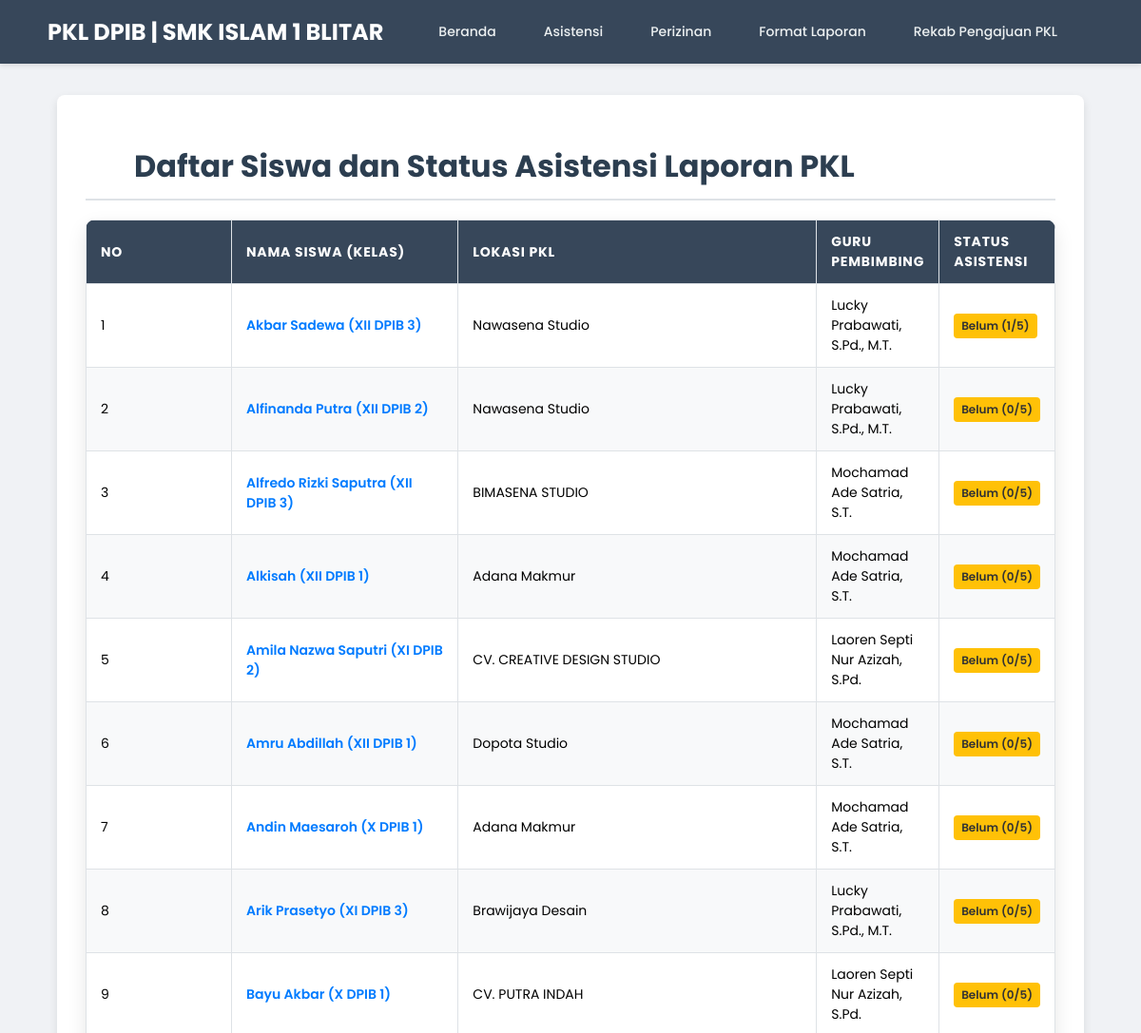
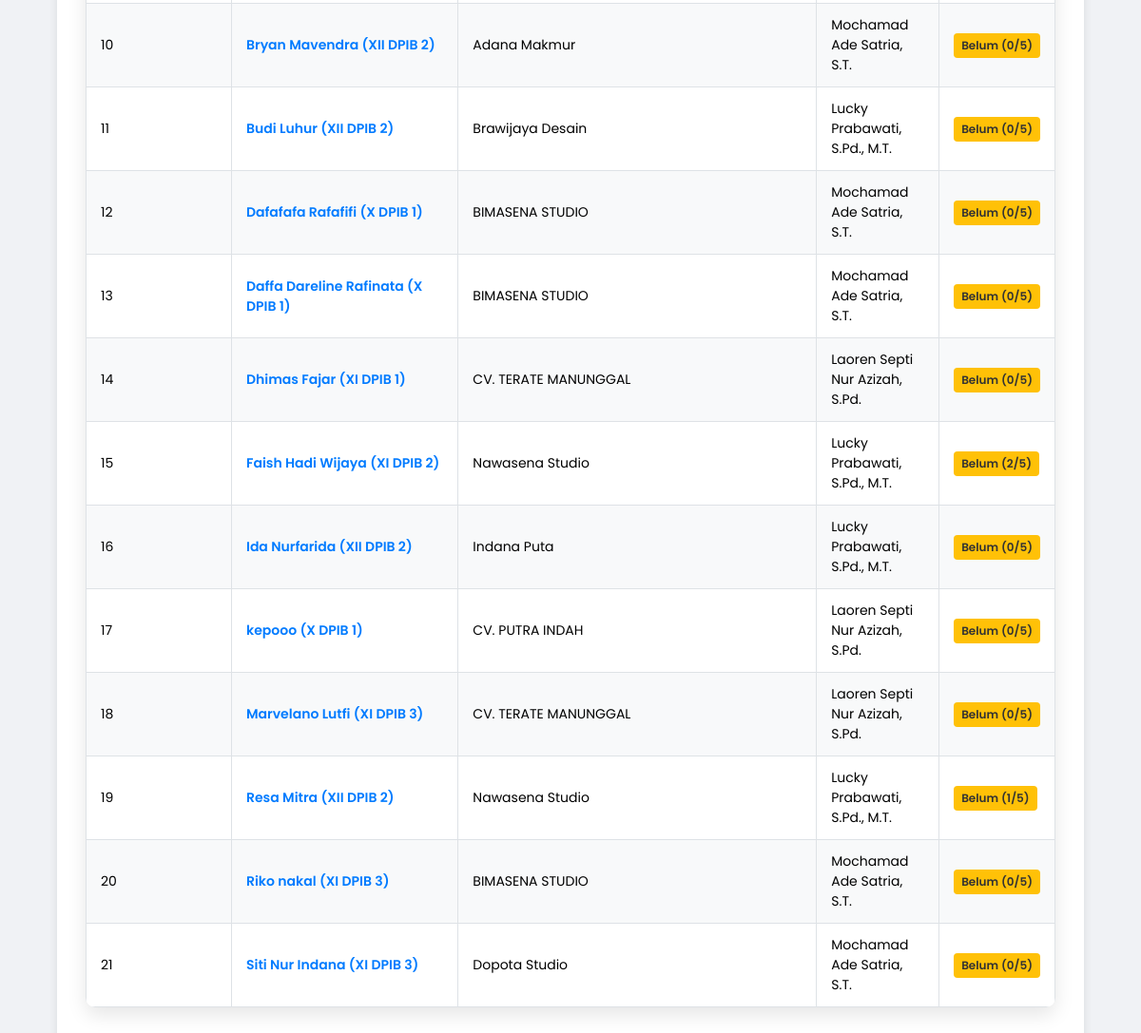
The app's page /asistensi-list.php with its own data (2 pictures, top to bottom).
### tables this page shows
CREATE TABLE `peserta_didik` (
  `id` int(11) NOT NULL,
  `nisn` varchar(20) NOT NULL,
  `nama` varchar(100) NOT NULL,
  `email` varchar(100) DEFAULT NULL,
  `kelas` varchar(10) NOT NULL,
  `alamat_siswa` text DEFAULT NULL,
  `lokasi_id` int(11) DEFAULT NULL,
  `periode_id` int(11) DEFAULT NULL,
  `tgl_daftar` timestamp NOT NULL DEFAULT current_timestamp()
);

CREATE TABLE `lokasi_pkl` (
  `lokasi_id` int(11) NOT NULL,
  `alamat` varchar(255) DEFAULT NULL,
  `guru_id` int(11) DEFAULT NULL,
  `nama_lokasi` varchar(100) NOT NULL,
  `jam_kerja` varchar(100) DEFAULT NULL,
  `kuota_max` int(11) NOT NULL DEFAULT 5
);

CREATE TABLE `guru` (
  `guru_id` int(11) NOT NULL,
  `nama_guru` varchar(100) NOT NULL,
  `user_id` int(11) DEFAULT NULL,
  `email` varchar(100) DEFAULT NULL
);

### asistensi-list.php (the view, shortened to what this page needs)
<?php
include 'config/db-koneksi.php';
$max_asistensi = 5;
$query_peserta = "
    SELECT
        p.id, p.nama AS nama_siswa, p.kelas,
        l.nama_lokasi,
        g.nama_guru,
        -- Subquery untuk menghitung jumlah asistensi
        (
            SELECT COUNT(asistensi_id)
            FROM asistensi_pkl
            WHERE siswa_id = p.id
        ) AS asistensi_count
    FROM peserta_didik p
    LEFT JOIN lokasi_pkl l ON p.lokasi_id = l.lokasi_id
    LEFT JOIN guru g ON l.guru_id = g.guru_id
    ORDER BY p.nama ASC
";
$peserta_data = $koneksi->query($query_peserta);
?>
<!DOCTYPE html>
<html lang="id">
<head>
    <link rel="stylesheet" href="css/style.css">
    <link rel="stylesheet" href="https://cdnjs.cloudflare.com/ajax/libs/font-awesome/6.5.2/css/all.min.css">
</head>
<body>
    <header class="navbar">
        <div class="nav-brand">
            <a href="index.php">PKL DPIB | SMK ISLAM 1 BLITAR</a>
        </div>
        <nav class="main-nav">
            <a href="index.php">Beranda</a>
            <a href="asistensi-list.php">Asistensi</a>
            <a href="izin.php">Perizinan</a>
            <a href="#">Format Laporan</a>
            <a href="#">Rekab Pengajuan PKL</a>
            </nav>
    </header>
    <div class="page-content">
        <h1>Daftar Siswa dan Status Asistensi Laporan PKL</h1>
        <?php if ($peserta_data && $peserta_data->num_rows > 0): ?>
            <table class="data-table" style="width: 100%;">
                <thead>
                    <tr>
                        <th style="width: 5%;">NO</th>
                        <th style="width: 30%;">Nama Siswa (Kelas)</th>
                        <th style="width: 25%;">Lokasi PKL</th>
                        <th style="width: 25%;">Guru Pembimbing</th>
                        <th style="width: 15%;">Status Asistensi</th>
                    </tr>
                </thead>
                <tbody>
                    <?php
                    $row_num = 1;
                    while ($row = $peserta_data->fetch_assoc()):
                        $guru_nama = $row['nama_guru'] ?? 'Belum Ditentukan';
                        $asistensi_count = (int)$row['asistensi_count'];
                        $is_complete = $asistensi_count >= $max_asistensi;
                        $status_text = $is_complete ? 'Lengkap' : 'Belum';
                        $status_class = $is_complete ? 'Lengkap' : 'Belum';
                    ?>
                    <tr>
                        <td><?php echo $row_num++; ?></td>
                        <td>
                            <a href="asistensi-riwayat.php?siswa_id=<?php echo $row['id']; ?>" class="link-siswa">
                                <?php echo htmlspecialchars($row['nama_siswa']); ?> (<?php echo htmlspecialchars($row['kelas']); ?>)
                            </a>
                        </td>
                        <td><?php echo htmlspecialchars($row['nama_lokasi'] ?? 'N/A'); ?></td>
                        <td><?php echo htmlspecialchars($guru_nama); ?></td>
                        <td>
                            <span class="status-badge <?php echo $status_class; ?>">
                                <?php echo $status_text; ?> (<?php echo $asistensi_count; ?>/<?php echo $max_asistensi; ?>)
                            </span>
                        </td>
                    </tr>
                    <?php endwhile; ?>
                </tbody>
            </table>
        <?php else: ?>
            <p style="text-align: center; color: #6c757d;">Belum ada peserta didik terdaftar atau data tidak ditemukan.</p>
        <?php endif; ?>
    </div>
    </body>
</html>

### css/style.css (style rules this page uses)
html { scroll-behavior: smooth; }
body { font-family: 'Poppins', sans-serif; background-color: #f0f2f5; padding: 0; margin: 0; }
h1 { color: #2c3e50; font-weight: 700; font-size: 28px; border-bottom: 2px solid #e0e0e0; padding-bottom: 15px; margin-bottom: 25px; padding-left: 5%; padding-right: 5%; }
table { width: 100%; margin: 20px 0; border-radius: 10px; overflow: hidden; box-shadow: none; }
table th, table td { border: none; padding: 14px 18px; text-align: left; font-size: 14px; vertical-align: middle; white-space: normal; }
table th:nth-child(1), table td:nth-child(1) { width: 20%; }
table th:nth-child(2), table td:nth-child(2) { width: 25%; }
table th:nth-child(3), table td:nth-child(3) { width: 50%; }
table th:nth-child(4), table td:nth-child(4) { width: 10%; }
table th { background-color: #2c3e50; color: #ffffff; font-weight: 700; text-transform: uppercase; letter-spacing: 0.8px; }
table tr:nth-child(even) { background-color: #f8f9fa; }
.navbar { background-color: #34495e; color: white; padding: 15px 5%; display: flex; justify-content: space-between; align-items: center; box-shadow: 0 2px 10px rgba(0, 0, 0, 0.2); position: sticky; top: 0; z-index: 1000; }
.nav-brand a { color: white; font-size: 20px; font-weight: 700; text-decoration: none; }
.navbar nav a { color: #ecf0f1; text-decoration: none; margin-left: 25px; font-size: 14px; font-weight: 500; transition: color 0.2s; }
table { width: 90%; margin: 20px auto; border-radius: 10px; overflow: hidden; box-shadow: 0 8px 20px rgba(0, 0, 0, 0.1); }
.navbar { display: flex; justify-content: space-between; align-items: center; padding: 10px 5%; background-color: #37475A; box-shadow: 0 2px 4px rgba(0, 0, 0, 0.1); position: sticky; top: 0; z-index: 1000; }
.main-nav { display: flex; align-items: center; flex-grow: 1; justify-content: center; }
.main-nav a { color: white; text-decoration: none; padding: 8px 10px; margin: 0 20px; transition: background-color 0.3s; font-weight: 500; }
.main-nav a { color: white; text-decoration: none; padding: 8px 10px; margin: 0 10px; transition: background-color 0.3s; font-weight: 500; }
.main-nav a { color: white; text-decoration: none; padding: 8px 10px; margin: 0 5px; transition: background-color 0.3s; font-weight: 500; }

### asistensi-list.php (style rules this page uses)
body { background-color: #f0f2f5; font-family: 'Poppins', sans-serif; }
.page-content { width: 85%; margin: 100px auto 50px auto; padding: 30px; background: white; border-radius: 8px; box-shadow: 0 4px 10px rgba(0,0,0,0.1); }
.page-content h1 { border-bottom: 2px solid #dee2e6; padding-bottom: 10px; margin-bottom: 20px; font-size: 2em; }
.data-table { border-collapse: collapse; width: 100%; }
.data-table th, .data-table td { padding: 12px 15px; vertical-align: middle; border: 1px solid #dee2e6; }
.data-table th { background-color: #37475A; color: white; text-align: left; }
.status-badge { padding: 4px 8px; border-radius: 4px; font-size: 12px; font-weight: 600; color: white; display: inline-block; white-space: nowrap; }
.status-badge.Belum { background-color: #ffc107; color: #333; }
.link-siswa { color: #007bff; font-weight: 600; text-decoration: none; }
.navbar { background-color: #37475A; padding: 15px 50px; position: fixed; top: 0; left: 0; width: 100%; box-shadow: 0 2px 5px rgba(0,0,0,0.1); z-index: 1000; display: flex; justify-content: space-between; align-items: center; box-sizing: border-box; }
.nav-brand a { color: white; text-decoration: none; font-size: 1.5em; font-weight: 700; }
.main-nav { display: flex; align-items: center; }
.main-nav a { color: white; text-decoration: none; margin-left: 20px; padding: 8px 10px; transition: color 0.2s; font-weight: 600; }

### records on screen
peserta_didik: nama "Akbar Sadewa", kelas "XII DPIB 3", lokasi.nama_lokasi "Nawasena Studio", guru.nama_guru "Lucky Prabawati, S.Pd., M.T.", status_text "Belum", asistensi_count "1"
peserta_didik: nama "Alfinanda Putra", kelas "XII DPIB 2", lokasi.nama_lokasi "Nawasena Studio", guru.nama_guru "Lucky Prabawati, S.Pd., M.T.", status_text "Belum", asistensi_count "0"
peserta_didik: nama "Alfredo Rizki Saputra", kelas "XII DPIB 3", lokasi.nama_lokasi "BIMASENA STUDIO", guru.nama_guru "Mochamad Ade Satria, S.T.", status_text "Belum", asistensi_count "0"
peserta_didik: nama "Alkisah", kelas "XII DPIB 1", lokasi.nama_lokasi "Adana Makmur", guru.nama_guru "Mochamad Ade Satria, S.T.", status_text "Belum", asistensi_count "0"
peserta_didik: nama "Amila Nazwa Saputri", kelas "XI DPIB 2", lokasi.nama_lokasi "CV. CREATIVE DESIGN STUDIO", guru.nama_guru "Laoren Septi Nur Azizah, S.Pd.", status_text "Belum", asistensi_count "0"
peserta_didik: nama "Amru Abdillah", kelas "XII DPIB 1", lokasi.nama_lokasi "Dopota Studio", guru.nama_guru "Mochamad Ade Satria, S.T.", status_text "Belum", asistensi_count "0"
peserta_didik: nama "Andin Maesaroh", kelas "X DPIB 1", lokasi.nama_lokasi "Adana Makmur", guru.nama_guru "Mochamad Ade Satria, S.T.", status_text "Belum", asistensi_count "0"
peserta_didik: nama "Arik Prasetyo", kelas "XI DPIB 3", lokasi.nama_lokasi "Brawijaya Desain", guru.nama_guru "Lucky Prabawati, S.Pd., M.T.", status_text "Belum", asistensi_count "0"
peserta_didik: nama "Bayu Akbar", kelas "X DPIB 1", lokasi.nama_lokasi "CV. PUTRA INDAH", guru.nama_guru "Laoren Septi Nur Azizah, S.Pd.", status_text "Belum", asistensi_count "0"
peserta_didik: nama "Bryan Mavendra", kelas "XII DPIB 2", lokasi.nama_lokasi "Adana Makmur", guru.nama_guru "Mochamad Ade Satria, S.T.", status_text "Belum", asistensi_count "0"
peserta_didik: nama "Budi Luhur", kelas "XII DPIB 2", lokasi.nama_lokasi "Brawijaya Desain", guru.nama_guru "Lucky Prabawati, S.Pd., M.T.", status_text "Belum", asistensi_count "0"
peserta_didik: nama "Dafafafa Rafafifi", kelas "X DPIB 1", lokasi.nama_lokasi "BIMASENA STUDIO", guru.nama_guru "Mochamad Ade Satria, S.T.", status_text "Belum", asistensi_count "0"
peserta_didik: nama "Daffa Dareline Rafinata", kelas "X DPIB 1", lokasi.nama_lokasi "BIMASENA STUDIO", guru.nama_guru "Mochamad Ade Satria, S.T.", status_text "Belum", asistensi_count "0"
peserta_didik: nama "Dhimas Fajar", kelas "XI DPIB 1", lokasi.nama_lokasi "CV. TERATE MANUNGGAL", guru.nama_guru "Laoren Septi Nur Azizah, S.Pd.", status_text "Belum", asistensi_count "0"
peserta_didik: nama "Faish Hadi Wijaya", kelas "XI DPIB 2", lokasi.nama_lokasi "Nawasena Studio", guru.nama_guru "Lucky Prabawati, S.Pd., M.T.", status_text "Belum", asistensi_count "2"
peserta_didik: nama "Ida Nurfarida", kelas "XII DPIB 2", lokasi.nama_lokasi "Indana Puta", guru.nama_guru "Lucky Prabawati, S.Pd., M.T.", status_text "Belum", asistensi_count "0"
peserta_didik: nama "kepooo", kelas "X DPIB 1", lokasi.nama_lokasi "CV. PUTRA INDAH", guru.nama_guru "Laoren Septi Nur Azizah, S.Pd.", status_text "Belum", asistensi_count "0"
peserta_didik: nama "Marvelano Lutfi", kelas "XI DPIB 3", lokasi.nama_lokasi "CV. TERATE MANUNGGAL", guru.nama_guru "Laoren Septi Nur Azizah, S.Pd.", status_text "Belum", asistensi_count "0"
peserta_didik: nama "Resa Mitra", kelas "XII DPIB 2", lokasi.nama_lokasi "Nawasena Studio", guru.nama_guru "Lucky Prabawati, S.Pd., M.T.", status_text "Belum", asistensi_count "1"
peserta_didik: nama "Riko nakal", kelas "XI DPIB 3", lokasi.nama_lokasi "BIMASENA STUDIO", guru.nama_guru "Mochamad Ade Satria, S.T.", status_text "Belum", asistensi_count "0"
peserta_didik: nama "Siti Nur Indana", kelas "XI DPIB 3", lokasi.nama_lokasi "Dopota Studio", guru.nama_guru "Mochamad Ade Satria, S.T.", status_text "Belum", asistensi_count "0"
